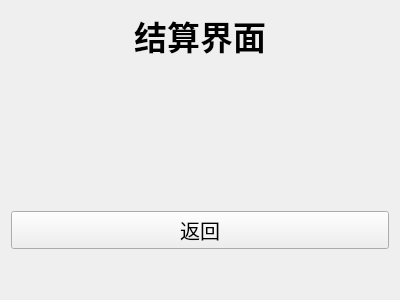
<?xml version="1.0" encoding="UTF-8"?>
<ui version="4.0">
 <class>ResultPage</class>
 <widget class="QWidget" name="ResultPage">
  <property name="geometry">
   <rect>
    <x>0</x>
    <y>0</y>
    <width>400</width>
    <height>300</height>
   </rect>
  </property>
  <property name="windowTitle">
   <string>Form</string>
  </property>
  <layout class="QGridLayout" name="gridLayout">
   <item row="0" column="0">
    <layout class="QVBoxLayout" name="verticalLayout" stretch="0,1,0,0">
     <item>
      <widget class="QLabel" name="label">
       <property name="font">
        <font>
         <pointsize>25</pointsize>
         <bold>true</bold>
        </font>
       </property>
       <property name="text">
        <string>结算界面</string>
       </property>
       <property name="alignment">
        <set>Qt::AlignmentFlag::AlignHCenter|Qt::AlignmentFlag::AlignTop</set>
       </property>
      </widget>
     </item>
     <item>
      <spacer name="verticalSpacer">
       <property name="orientation">
        <enum>Qt::Orientation::Vertical</enum>
       </property>
       <property name="sizeHint" stdset="0">
        <size>
         <width>20</width>
         <height>40</height>
        </size>
       </property>
      </spacer>
     </item>
     <item>
      <widget class="QPushButton" name="btn_back">
       <property name="font">
        <font>
         <pointsize>15</pointsize>
        </font>
       </property>
       <property name="text">
        <string>返回</string>
       </property>
      </widget>
     </item>
     <item>
      <spacer name="verticalSpacer_2">
       <property name="orientation">
        <enum>Qt::Orientation::Vertical</enum>
       </property>
       <property name="sizeHint" stdset="0">
        <size>
         <width>20</width>
         <height>40</height>
        </size>
       </property>
      </spacer>
     </item>
    </layout>
   </item>
  </layout>
 </widget>
 <resources/>
 <connections/>
</ui>
